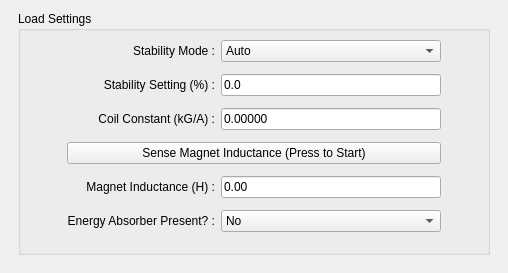
          <widget class="QWidget" name="loadPage">
           <property name="geometry">
            <rect>
             <x>0</x>
             <y>0</y>
             <width>508</width>
             <height>273</height>
            </rect>
           </property>
           <attribute name="label">
            <string>Load</string>
           </attribute>
           <layout class="QVBoxLayout" name="loadPageLayout">
            <property name="leftMargin">
             <number>18</number>
            </property>
            <property name="rightMargin">
             <number>18</number>
            </property>
            <property name="bottomMargin">
             <number>18</number>
            </property>
            <item>
             <widget class="QGroupBox" name="loadGroupBox">
              <property name="title">
               <string>Load Settings</string>
              </property>
              <layout class="QGridLayout" name="loadGroupLayout">
               <property name="verticalSpacing">
                <number>12</number>
               </property>
               <item row="1" column="3">
                <widget class="QLineEdit" name="stabilitySettingEdit">
                 <property name="text">
                  <string>0.0</string>
                 </property>
                </widget>
               </item>
               <item row="6" column="2" colspan="2">
                <spacer name="verticalSpacer_9">
                 <property name="orientation">
                  <enum>Qt::Vertical</enum>
                 </property>
                 <property name="sizeHint" stdset="0">
                  <size>
                   <width>20</width>
                   <height>190</height>
                  </size>
                 </property>
                </spacer>
               </item>
               <item row="0" column="0">
                <spacer name="horizontalSpacer">
                 <property name="orientation">
                  <enum>Qt::Horizontal</enum>
                 </property>
                 <property name="sizeHint" stdset="0">
                  <size>
                   <width>133</width>
                   <height>20</height>
                  </size>
                 </property>
                </spacer>
               </item>
               <item row="2" column="3">
                <widget class="QLineEdit" name="coilConstantEdit">
                 <property name="text">
                  <string>0.00000</string>
                 </property>
                </widget>
               </item>
               <item row="0" column="4">
                <spacer name="horizontalSpacer_2">
                 <property name="orientation">
                  <enum>Qt::Horizontal</enum>
                 </property>
                 <property name="sizeHint" stdset="0">
                  <size>
                   <width>133</width>
                   <height>20</height>
                  </size>
                 </property>
                </spacer>
               </item>
               <item row="4" column="3">
                <widget class="QLineEdit" name="magInductanceEdit">
                 <property name="text">
                  <string>0.00</string>
                 </property>
                </widget>
               </item>
               <item row="0" column="3">
                <widget class="QComboBox" name="stabilityModeComboBox">
                 <property name="maximumSize">
                  <size>
                   <width>16777215</width>
                   <height>16777215</height>
                  </size>
                 </property>
                 <item>
                  <property name="text">
                   <string>Auto</string>
                  </property>
                 </item>
                 <item>
                  <property name="text">
                   <string>Manual</string>
                  </property>
                 </item>
                 <item>
                  <property name="text">
                   <string>Test</string>
                  </property>
                 </item>
                </widget>
               </item>
               <item row="5" column="3">
                <widget class="QComboBox" name="absorberComboBox">
                 <property name="maximumSize">
                  <size>
                   <width>16777215</width>
                   <height>16777215</height>
                  </size>
                 </property>
                 <item>
                  <property name="text">
                   <string>No</string>
                  </property>
                 </item>
                 <item>
                  <property name="text">
                   <string>Yes</string>
                  </property>
                 </item>
                </widget>
               </item>
               <item row="3" column="1" colspan="3">
                <widget class="QPushButton" name="inductanceButton">
                 <property name="focusPolicy">
                  <enum>Qt::ClickFocus</enum>
                 </property>
                 <property name="text">
                  <string>Sense Magnet Inductance (Press to Start)</string>
                 </property>
                </widget>
               </item>
               <item row="5" column="1" colspan="2">
                <widget class="QLabel" name="absorberLabel">
                 <property name="text">
                  <string>Energy Absorber Present? :</string>
                 </property>
                 <property name="alignment">
                  <set>Qt::AlignRight|Qt::AlignTrailing|Qt::AlignVCenter</set>
                 </property>
                </widget>
               </item>
               <item row="4" column="1" colspan="2">
                <widget class="QLabel" name="magInductanceLabel">
                 <property name="text">
                  <string>Magnet Inductance (H) :</string>
                 </property>
                 <property name="alignment">
                  <set>Qt::AlignRight|Qt::AlignTrailing|Qt::AlignVCenter</set>
                 </property>
                </widget>
               </item>
               <item row="2" column="1" colspan="2">
                <widget class="QLabel" name="coilConstantLabel">
                 <property name="text">
                  <string>Coil Constant (kG/A) :</string>
                 </property>
                 <property name="alignment">
                  <set>Qt::AlignRight|Qt::AlignTrailing|Qt::AlignVCenter</set>
                 </property>
                </widget>
               </item>
               <item row="1" column="1" colspan="2">
                <widget class="QLabel" name="stabilitySettingLabel">
                 <property name="text">
                  <string>Stability Setting (%) :</string>
                 </property>
                 <property name="alignment">
                  <set>Qt::AlignRight|Qt::AlignTrailing|Qt::AlignVCenter</set>
                 </property>
                </widget>
               </item>
               <item row="0" column="1" colspan="2">
                <widget class="QLabel" name="stabilityModeLabel">
                 <property name="text">
                  <string>Stability Mode :</string>
                 </property>
                 <property name="alignment">
                  <set>Qt::AlignRight|Qt::AlignTrailing|Qt::AlignVCenter</set>
                 </property>
                </widget>
               </item>
              </layout>
             </widget>
            </item>
           </layout>
          </widget>
